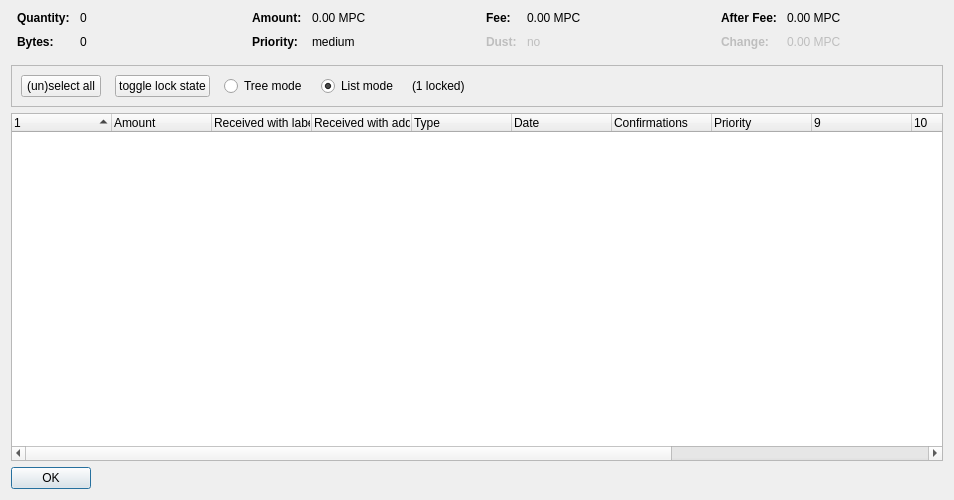
<?xml version="1.0" encoding="UTF-8"?>
<ui version="4.0">
 <class>CoinControlDialog</class>
 <widget class="QDialog" name="CoinControlDialog">
  <property name="geometry">
   <rect>
    <x>0</x>
    <y>0</y>
    <width>954</width>
    <height>500</height>
   </rect>
  </property>
  <property name="windowTitle">
   <string>Coin Selection</string>
  </property>
  <layout class="QVBoxLayout" name="verticalLayout">
   <item>
    <layout class="QHBoxLayout" name="horizontalLayoutTop" stretch="0,0,0,0">
     <property name="topMargin">
      <number>0</number>
     </property>
     <property name="bottomMargin">
      <number>10</number>
     </property>
     <item>
      <layout class="QFormLayout" name="formLayoutCoinControl1">
       <property name="horizontalSpacing">
        <number>10</number>
       </property>
       <property name="verticalSpacing">
        <number>10</number>
       </property>
       <property name="leftMargin">
        <number>6</number>
       </property>
       <property name="rightMargin">
        <number>6</number>
       </property>
       <item row="0" column="0">
        <widget class="QLabel" name="labelCoinControlQuantityText">
         <property name="font">
          <font>
           <weight>75</weight>
           <bold>true</bold>
          </font>
         </property>
         <property name="text">
          <string>Quantity:</string>
         </property>
        </widget>
       </item>
       <item row="0" column="1">
        <widget class="QLabel" name="labelCoinControlQuantity">
         <property name="cursor">
          <cursorShape>IBeamCursor</cursorShape>
         </property>
         <property name="contextMenuPolicy">
          <enum>Qt::ActionsContextMenu</enum>
         </property>
         <property name="text">
          <string notr="true">0</string>
         </property>
         <property name="textInteractionFlags">
          <set>Qt::LinksAccessibleByMouse|Qt::TextSelectableByKeyboard|Qt::TextSelectableByMouse</set>
         </property>
        </widget>
       </item>
       <item row="1" column="0">
        <widget class="QLabel" name="labelCoinControlBytesText">
         <property name="font">
          <font>
           <weight>75</weight>
           <bold>true</bold>
          </font>
         </property>
         <property name="text">
          <string>Bytes:</string>
         </property>
        </widget>
       </item>
       <item row="1" column="1">
        <widget class="QLabel" name="labelCoinControlBytes">
         <property name="cursor">
          <cursorShape>IBeamCursor</cursorShape>
         </property>
         <property name="contextMenuPolicy">
          <enum>Qt::ActionsContextMenu</enum>
         </property>
         <property name="text">
          <string notr="true">0</string>
         </property>
         <property name="textInteractionFlags">
          <set>Qt::LinksAccessibleByMouse|Qt::TextSelectableByKeyboard|Qt::TextSelectableByMouse</set>
         </property>
        </widget>
       </item>
      </layout>
     </item>
     <item>
      <layout class="QFormLayout" name="formLayoutCoinControl2">
       <property name="horizontalSpacing">
        <number>10</number>
       </property>
       <property name="verticalSpacing">
        <number>10</number>
       </property>
       <property name="leftMargin">
        <number>6</number>
       </property>
       <property name="rightMargin">
        <number>6</number>
       </property>
       <item row="0" column="0">
        <widget class="QLabel" name="labelCoinControlAmountText">
         <property name="font">
          <font>
           <weight>75</weight>
           <bold>true</bold>
          </font>
         </property>
         <property name="text">
          <string>Amount:</string>
         </property>
        </widget>
       </item>
       <item row="0" column="1">
        <widget class="QLabel" name="labelCoinControlAmount">
         <property name="cursor">
          <cursorShape>IBeamCursor</cursorShape>
         </property>
         <property name="contextMenuPolicy">
          <enum>Qt::ActionsContextMenu</enum>
         </property>
         <property name="text">
          <string notr="true">0.00 MPC</string>
         </property>
         <property name="textInteractionFlags">
          <set>Qt::LinksAccessibleByMouse|Qt::TextSelectableByKeyboard|Qt::TextSelectableByMouse</set>
         </property>
        </widget>
       </item>
       <item row="1" column="0">
        <widget class="QLabel" name="labelCoinControlPriorityText">
         <property name="font">
          <font>
           <weight>75</weight>
           <bold>true</bold>
          </font>
         </property>
         <property name="text">
          <string>Priority:</string>
         </property>
        </widget>
       </item>
       <item row="1" column="1">
        <widget class="QLabel" name="labelCoinControlPriority">
         <property name="cursor">
          <cursorShape>IBeamCursor</cursorShape>
         </property>
         <property name="contextMenuPolicy">
          <enum>Qt::ActionsContextMenu</enum>
         </property>
         <property name="text">
          <string>medium</string>
         </property>
         <property name="textInteractionFlags">
          <set>Qt::LinksAccessibleByMouse|Qt::TextSelectableByKeyboard|Qt::TextSelectableByMouse</set>
         </property>
        </widget>
       </item>
      </layout>
     </item>
     <item>
      <layout class="QFormLayout" name="formLayoutCoinControl3">
       <property name="horizontalSpacing">
        <number>10</number>
       </property>
       <property name="verticalSpacing">
        <number>10</number>
       </property>
       <property name="leftMargin">
        <number>6</number>
       </property>
       <property name="rightMargin">
        <number>6</number>
       </property>
       <item row="0" column="0">
        <widget class="QLabel" name="labelCoinControlFeeText">
         <property name="font">
          <font>
           <weight>75</weight>
           <bold>true</bold>
          </font>
         </property>
         <property name="text">
          <string>Fee:</string>
         </property>
        </widget>
       </item>
       <item row="0" column="1">
        <widget class="QLabel" name="labelCoinControlFee">
         <property name="cursor">
          <cursorShape>IBeamCursor</cursorShape>
         </property>
         <property name="contextMenuPolicy">
          <enum>Qt::ActionsContextMenu</enum>
         </property>
         <property name="text">
          <string notr="true">0.00 MPC</string>
         </property>
         <property name="textInteractionFlags">
          <set>Qt::LinksAccessibleByMouse|Qt::TextSelectableByKeyboard|Qt::TextSelectableByMouse</set>
         </property>
        </widget>
       </item>
       <item row="1" column="0">
        <widget class="QLabel" name="labelCoinControlLowOutputText">
         <property name="enabled">
          <bool>false</bool>
         </property>
         <property name="font">
          <font>
           <weight>75</weight>
           <bold>true</bold>
          </font>
         </property>
         <property name="text">
          <string>Dust:</string>
         </property>
        </widget>
       </item>
       <item row="1" column="1">
        <widget class="QLabel" name="labelCoinControlLowOutput">
         <property name="enabled">
          <bool>false</bool>
         </property>
         <property name="cursor">
          <cursorShape>IBeamCursor</cursorShape>
         </property>
         <property name="contextMenuPolicy">
          <enum>Qt::ActionsContextMenu</enum>
         </property>
         <property name="text">
          <string>no</string>
         </property>
         <property name="textInteractionFlags">
          <set>Qt::LinksAccessibleByMouse|Qt::TextSelectableByKeyboard|Qt::TextSelectableByMouse</set>
         </property>
        </widget>
       </item>
      </layout>
     </item>
     <item>
      <layout class="QFormLayout" name="formLayoutCoinControl4">
       <property name="horizontalSpacing">
        <number>10</number>
       </property>
       <property name="verticalSpacing">
        <number>10</number>
       </property>
       <property name="leftMargin">
        <number>6</number>
       </property>
       <property name="rightMargin">
        <number>6</number>
       </property>
       <item row="0" column="0">
        <widget class="QLabel" name="labelCoinControlAfterFeeText">
         <property name="font">
          <font>
           <weight>75</weight>
           <bold>true</bold>
          </font>
         </property>
         <property name="text">
          <string>After Fee:</string>
         </property>
        </widget>
       </item>
       <item row="0" column="1">
        <widget class="QLabel" name="labelCoinControlAfterFee">
         <property name="cursor">
          <cursorShape>IBeamCursor</cursorShape>
         </property>
         <property name="contextMenuPolicy">
          <enum>Qt::ActionsContextMenu</enum>
         </property>
         <property name="text">
          <string notr="true">0.00 MPC</string>
         </property>
         <property name="textInteractionFlags">
          <set>Qt::LinksAccessibleByMouse|Qt::TextSelectableByKeyboard|Qt::TextSelectableByMouse</set>
         </property>
        </widget>
       </item>
       <item row="1" column="0">
        <widget class="QLabel" name="labelCoinControlChangeText">
         <property name="enabled">
          <bool>false</bool>
         </property>
         <property name="font">
          <font>
           <weight>75</weight>
           <bold>true</bold>
          </font>
         </property>
         <property name="text">
          <string>Change:</string>
         </property>
        </widget>
       </item>
       <item row="1" column="1">
        <widget class="QLabel" name="labelCoinControlChange">
         <property name="enabled">
          <bool>false</bool>
         </property>
         <property name="cursor">
          <cursorShape>IBeamCursor</cursorShape>
         </property>
         <property name="contextMenuPolicy">
          <enum>Qt::ActionsContextMenu</enum>
         </property>
         <property name="text">
          <string notr="true">0.00 MPC</string>
         </property>
         <property name="textInteractionFlags">
          <set>Qt::LinksAccessibleByMouse|Qt::TextSelectableByKeyboard|Qt::TextSelectableByMouse</set>
         </property>
        </widget>
       </item>
      </layout>
     </item>
    </layout>
   </item>
   <item>
    <widget class="QFrame" name="frame">
     <property name="minimumSize">
      <size>
       <width>0</width>
       <height>40</height>
      </size>
     </property>
     <property name="frameShape">
      <enum>QFrame::StyledPanel</enum>
     </property>
     <property name="frameShadow">
      <enum>QFrame::Sunken</enum>
     </property>
     <layout class="QHBoxLayout" name="horizontalLayout">
      <item>
       <layout class="QHBoxLayout" name="horizontalLayoutPanel" stretch="0,0,0,0,0,0">
        <property name="spacing">
         <number>14</number>
        </property>
        <item>
         <widget class="QPushButton" name="pushButtonSelectAll">
          <property name="sizePolicy">
           <sizepolicy hsizetype="Maximum" vsizetype="Fixed">
            <horstretch>0</horstretch>
            <verstretch>0</verstretch>
           </sizepolicy>
          </property>
          <property name="text">
           <string>(un)select all</string>
          </property>
          <property name="autoDefault">
           <bool>false</bool>
          </property>
         </widget>
        </item>
        <item>
         <widget class="QPushButton" name="pushButtonToggleLock">
          <property name="sizePolicy">
           <sizepolicy hsizetype="Maximum" vsizetype="Fixed">
            <horstretch>0</horstretch>
            <verstretch>0</verstretch>
           </sizepolicy>
          </property>
          <property name="text">
           <string>toggle lock state</string>
          </property>
          <property name="autoDefault">
           <bool>false</bool>
          </property>
         </widget>
        </item>
        <item>
         <widget class="QRadioButton" name="radioTreeMode">
          <property name="sizePolicy">
           <sizepolicy hsizetype="Maximum" vsizetype="Fixed">
            <horstretch>0</horstretch>
            <verstretch>0</verstretch>
           </sizepolicy>
          </property>
          <property name="text">
           <string>Tree mode</string>
          </property>
         </widget>
        </item>
        <item>
         <widget class="QRadioButton" name="radioListMode">
          <property name="sizePolicy">
           <sizepolicy hsizetype="Maximum" vsizetype="Fixed">
            <horstretch>0</horstretch>
            <verstretch>0</verstretch>
           </sizepolicy>
          </property>
          <property name="text">
           <string>List mode</string>
          </property>
          <property name="checked">
           <bool>true</bool>
          </property>
         </widget>
        </item>
        <item>
         <widget class="QLabel" name="labelLocked">
          <property name="text">
           <string>(1 locked)</string>
          </property>
         </widget>
        </item>
        <item>
         <spacer name="horizontalSpacer">
          <property name="orientation">
           <enum>Qt::Horizontal</enum>
          </property>
          <property name="sizeHint" stdset="0">
           <size>
            <width>40</width>
            <height>20</height>
           </size>
          </property>
         </spacer>
        </item>
       </layout>
      </item>
     </layout>
    </widget>
   </item>
   <item>
    <widget class="CoinControlTreeWidget" name="treeWidget">
     <property name="contextMenuPolicy">
      <enum>Qt::CustomContextMenu</enum>
     </property>
     <property name="sortingEnabled">
      <bool>false</bool>
     </property>
     <property name="columnCount">
      <number>13</number>
     </property>
     <attribute name="headerShowSortIndicator" stdset="0">
      <bool>true</bool>
     </attribute>
     <attribute name="headerStretchLastSection">
      <bool>false</bool>
     </attribute>
     <column>
      <property name="text">
       <string/>
      </property>
     </column>
     <column>
      <property name="text">
       <string>Amount</string>
      </property>
     </column>
     <column>
      <property name="text">
       <string>Received with label</string>
      </property>
     </column>
     <column>
      <property name="text">
       <string>Received with address</string>
      </property>
     </column>
     <column>
      <property name="text">
	<string>Type</string>
      </property>
     </column>
     <column>
      <property name="text">	 
       <string>Date</string>
      </property>
     </column>
     <column>
      <property name="text">
       <string>Confirmations</string>
      </property>
      <property name="toolTip">
       <string>Confirmed</string>
      </property>
     </column>
     <column>
      <property name="text">
       <string>Priority</string>
      </property>
     </column>
     <column>
      <property name="text">
       <string/>
      </property>
     </column>
     <column>
      <property name="text">
       <string/>
      </property>
     </column>
     <column>
      <property name="text">
       <string/>
      </property>
     </column>
     <column>
      <property name="text">
       <string/>
      </property>
     </column>
     <column>
      <property name="text">
       <string/>
      </property>
     </column>
    </widget>
   </item>
   <item>
    <widget class="QDialogButtonBox" name="buttonBox">
     <property name="sizePolicy">
      <sizepolicy hsizetype="Maximum" vsizetype="Fixed">
       <horstretch>0</horstretch>
       <verstretch>0</verstretch>
      </sizepolicy>
     </property>
     <property name="orientation">
      <enum>Qt::Horizontal</enum>
     </property>
     <property name="standardButtons">
      <set>QDialogButtonBox::Ok</set>
     </property>
    </widget>
   </item>
  </layout>
 </widget>
 <customwidgets>
  <customwidget>
   <class>CoinControlTreeWidget</class>
   <extends>QTreeWidget</extends>
   <header>coincontroltreewidget.h</header>
  </customwidget>
 </customwidgets>
 <resources/>
 <connections/>
</ui>
